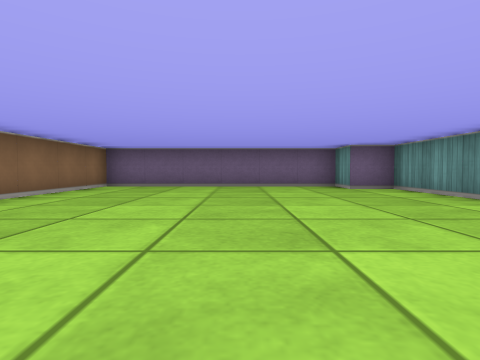
view 1 (above)

16 first-person views from a walk through a cub3D maze. The camera is about half as high as the walls, tilts 2° down and sees 80° across. The floor is counted in squares. Each view is taken from the middle of a square. On the plan, view 1 faces up. The plan holds only what a view shows up to about 9 squares ahead; the rest is blank.

view 2
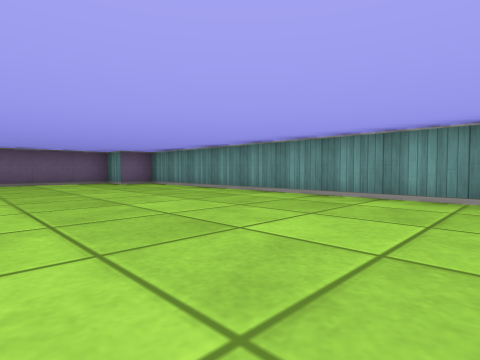

view 3
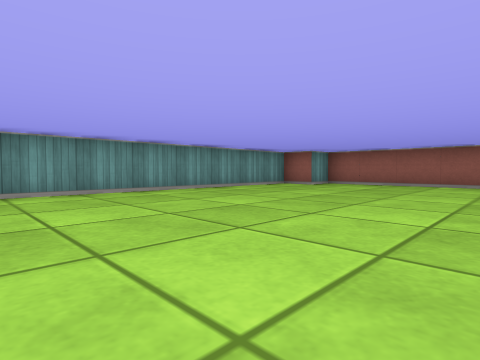

view 4
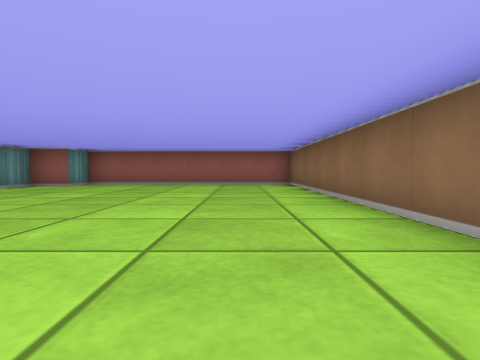

view 5
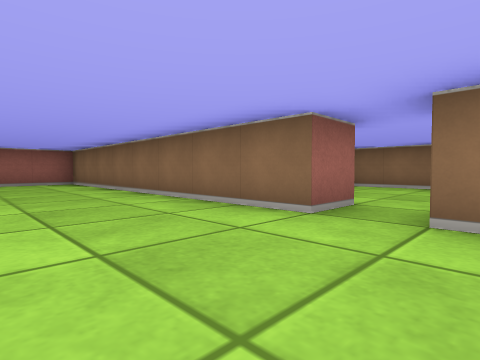

view 6
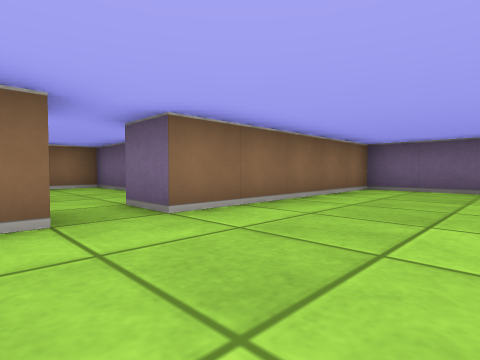

view 7
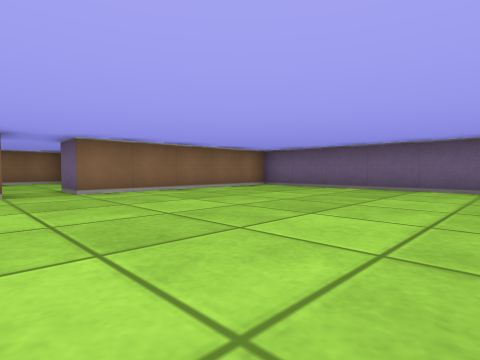

view 8
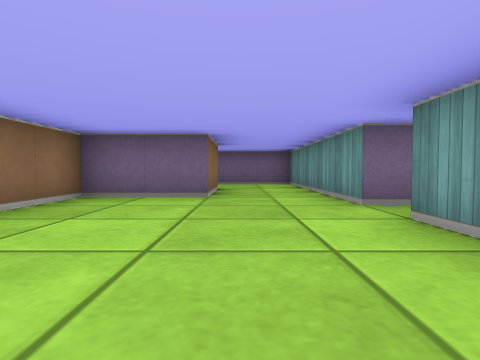

view 9
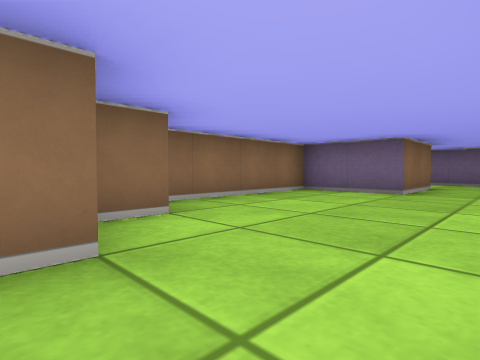

view 10
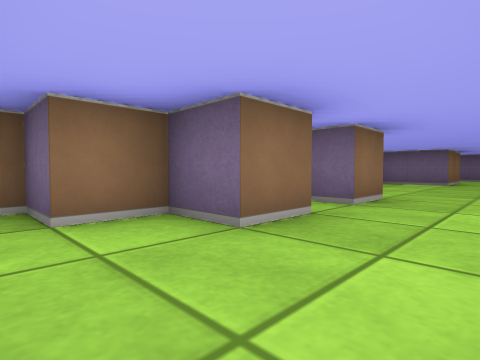

view 11
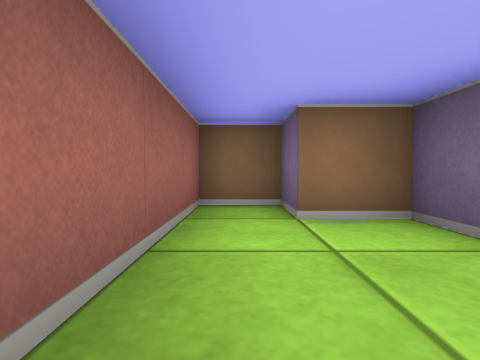

view 12
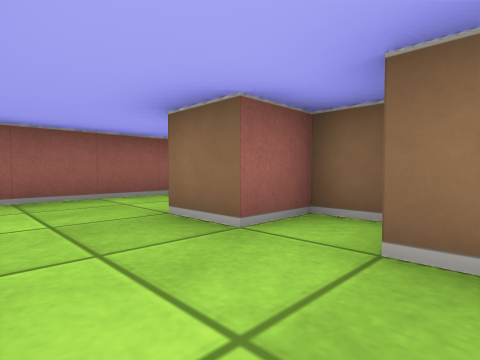

view 13
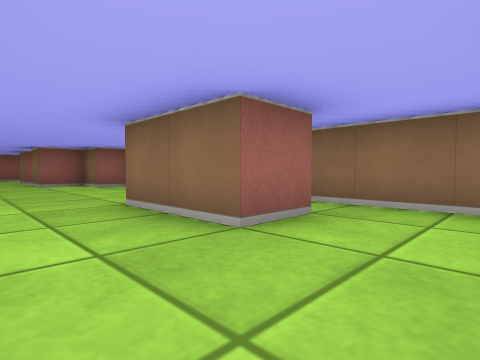

view 14
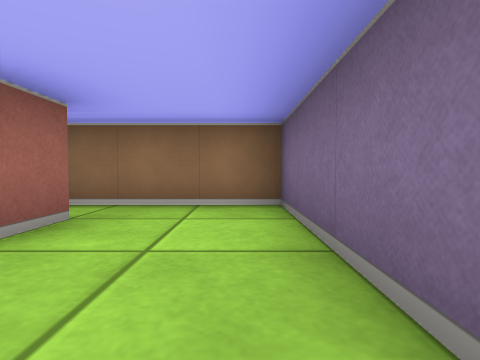

view 15
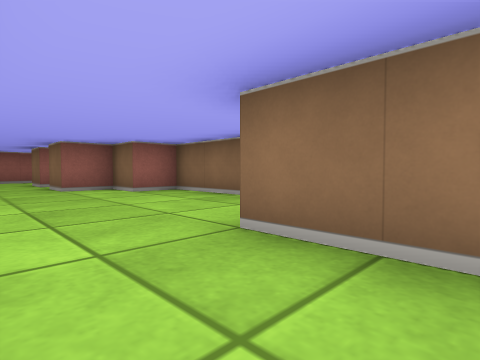

view 16
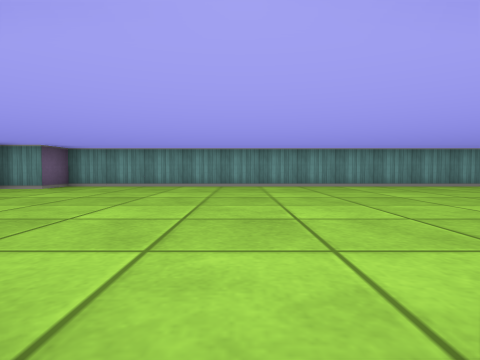

### Floor plan
Points are (right, up) in squares from view 1. A wall is a line through its corners. A room is listed if a view was taken in it or the views show most of it. See-through windows are left out.
Room 1 (views 1, 2, 3, 4, 5, 6, 7)
walls: (-3.5, 1.5) (-3.5, -6.5) (2.5, -6.5) (2.5, -5.5) (3.5, -5.5) (3.5, 6.5) (2.5, 6.5) (2.5, 7.5) (-3.5, 7.5) (-3.5, 2.5)
ways out: opening at (-4, 2) to room 2
Room 2 (views 8, 9, 10, 11, 12, 16)
walls: (-7.5, -2.8) (-7.5, -3.5) (-6.5, -3.5) (-6.5, -4.5) (-7.5, -4.5) (-7.5, -5.5) (-8.5, -5.5) (-8.5, -6.5) (-5.4, -6.5); (-4.5, 0.8) (-4.5, 1.5) (-3.5, 1.5); (-3.5, 2.5) (-4.5, 2.5) (-4.5, 3.5); (-6.5, 3.5) (-8.5, 3.5) (-8.5, -0.5) (-7.5, -0.5) (-7.5, -1.5) (-6.5, -1.5) (-6.5, -2.5) (-7.1, -2.5)
ways out: opening at (-4, 2) to room 1; opening at (-5.5, 4.5) to room 3
Room 3 (views 13, 14, 15)
walls: (-7.6, 5.5) (-6.5, 5.5) (-6.5, 3.5); (-4.5, 3.5) (-4.5, 7.5) (-8.5, 7.5) (-8.5, 4.9)
ways out: opening at (-5.5, 4.5) to room 2

Where each view was taken, in squares from view 1:
view 1: 0 up, 0 right, facing up
view 2: 2 down, 1 left, facing up-right
view 3: 2 up, 2 left, facing down-right
view 4: 2 up, 2 left, facing down
view 5: 3 up, 1 left, facing down-left
view 6: 1 up, 1 left, facing up-left
view 7: 1 up, 2 right, facing up-left
view 8: 1 down, 6 left, facing up
view 9: 2 down, 5 left, facing up-left
view 10: 6 down, 5 left, facing up-left
view 11: 6 down, 5 left, facing left
view 12: 2 down, 5 left, facing down-left
view 13: 7 up, 5 left, facing down-left
view 14: 7 up, 5 left, facing left
view 15: 5 up, 5 left, facing down-left
view 16: 2 up, 4 left, facing right
